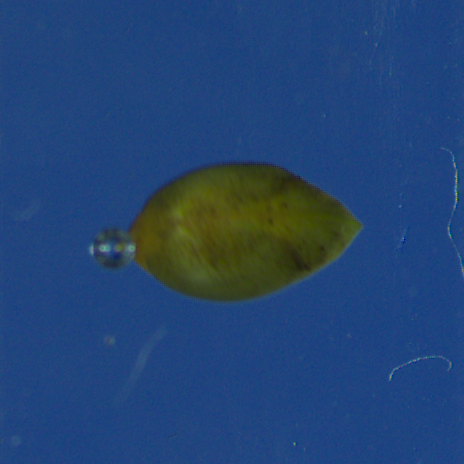
#> input picture w4 -lab/code/Assets/3_Sphaer.PNG, 464 x 464 px
$ python image_filter.py
#> lines starting #> are read from the running program, lines starting #| are printed output that depends on the picture
from PIL import Image, ImageFilter
# create an image
image = Image.open('Assets/3_Sphaer.PNG')
#> image is the input picture: PIL image 464x464 RGB; mean R, G, B 35.3, 68.5, 114.6
# [8 lines of commented-out code are left out]
image_boxblur = image.filter(ImageFilter.BoxBlur(radius=20))
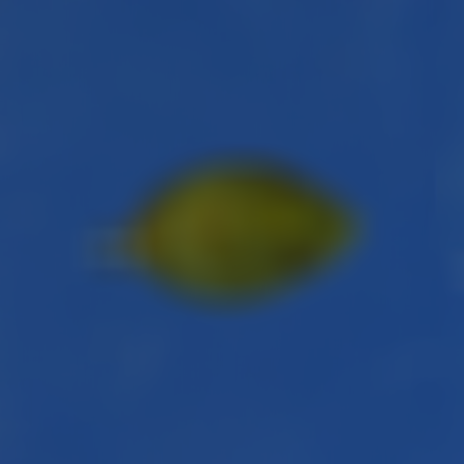
#> image_boxblur: PIL image 464x464 RGB; mean R, G, B 35.4, 68.5, 114.6
image_gaussianblur = image.filter(ImageFilter.GaussianBlur(radius=20))
image_unsharp = image.filter(ImageFilter.UnsharpMask(radius=20))
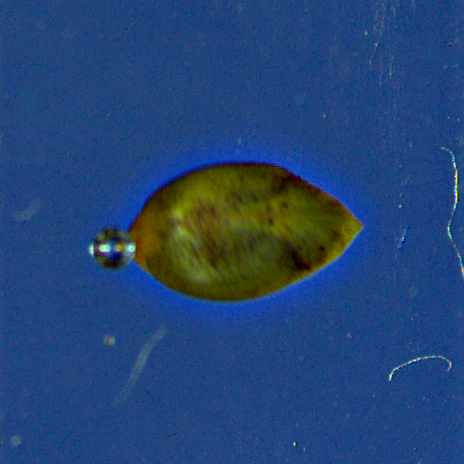
#> image_unsharp: PIL image 464x464 RGB; mean R, G, B 35.4, 68.5, 115.7
image_boxblur.show()
image_gaussianblur.show()

$ run again, with w4 -lab/code/Assets/1_Limniu.PNG copied over w4 -lab/code/Assets/3_Sphaer.PNG
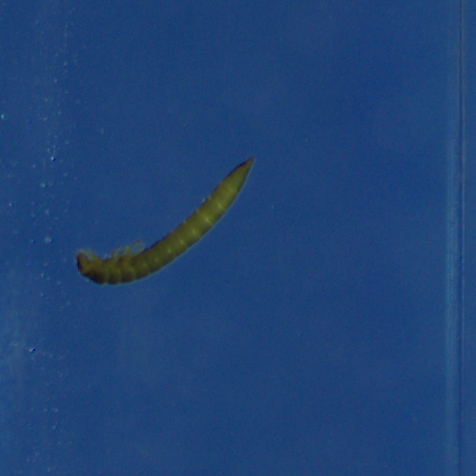
#> input picture w4 -lab/code/Assets/1_Limniu.PNG, 476 x 476 px
#> image is the input picture: PIL image 476x476 RGB; mean R, G, B 31.9, 67, 116.8
#> `image_boxblur = image.filter(ImageFilter.BoxBlur(radius=20))`:
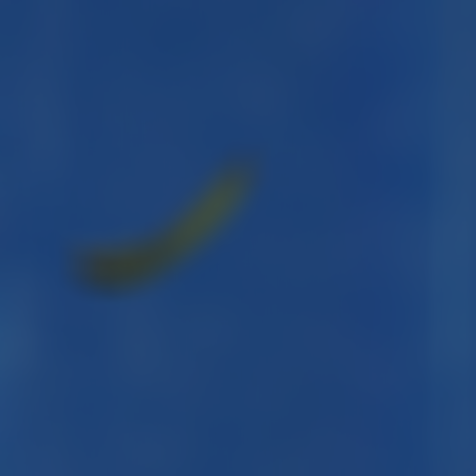
#> image_boxblur: PIL image 476x476 RGB; mean R, G, B 31.9, 67, 116.8
#> `image_unsharp = image.filter(ImageFilter.UnsharpMask(radius=20))`:
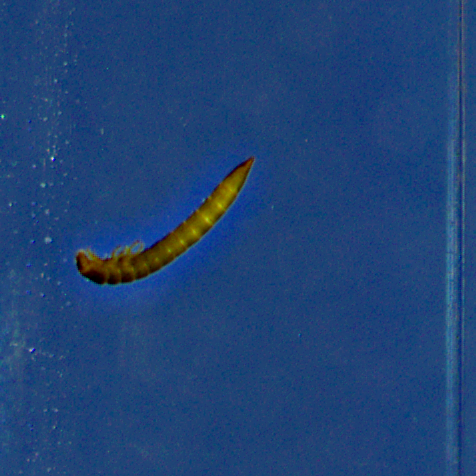
#> image_unsharp: PIL image 476x476 RGB; mean R, G, B 32.1, 67.2, 117.5
